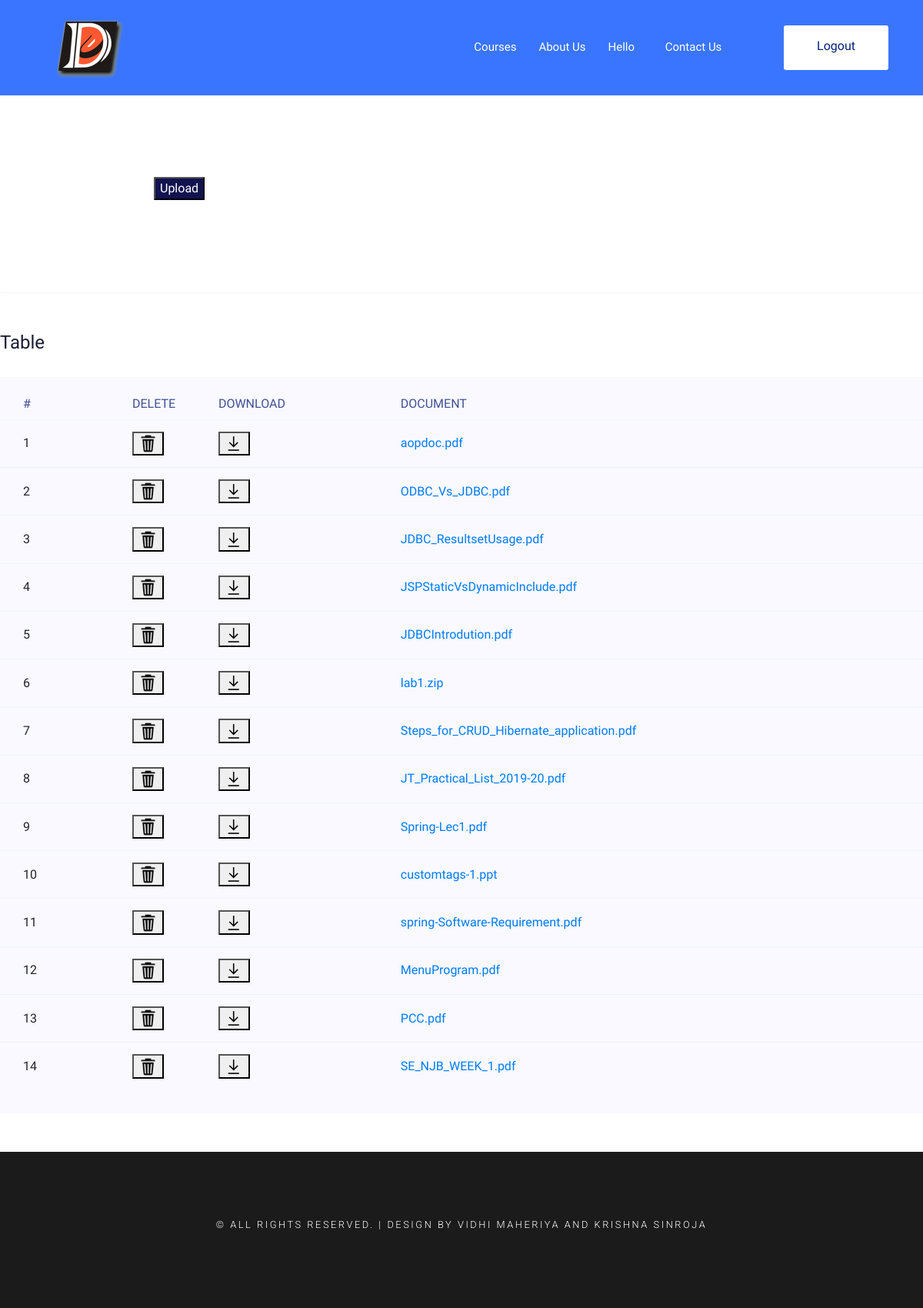
The page /documents/display (signed in) on the database as committed earlier.
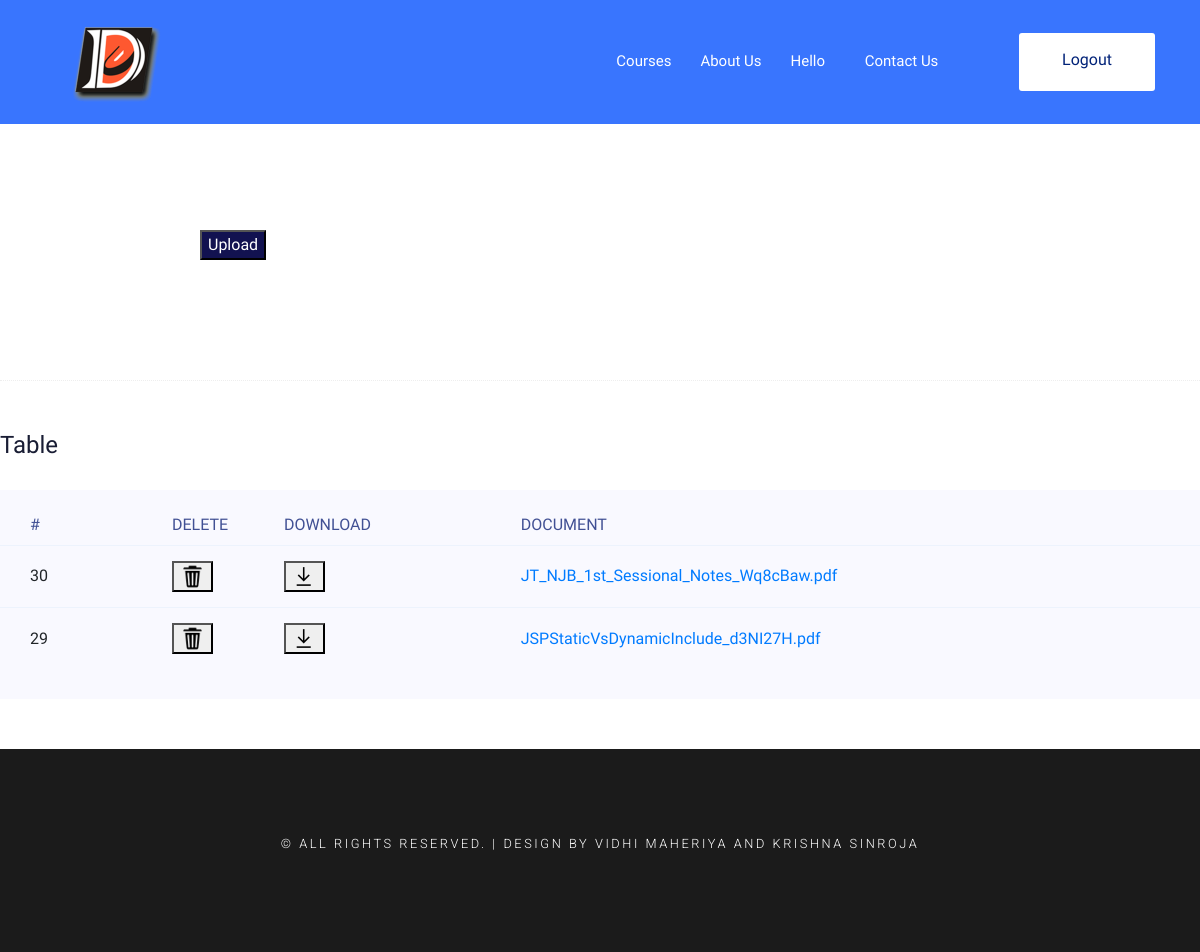
The same page on the database as committed later.
### documents/models.py (models this page shows)
class Document(models.Model):
    document = models.FileField()
    date = models.DateTimeField(auto_now=True)

### documents/views.py (the view)
# urls.py: path('display',views.display_docs,name="display"),
@login_required
def display_docs(request):
    docs = Document.objects.filter(date__lte=timezone.now()).order_by('-date')
    return render(request, 'documents.html', {'docs' : docs})

### templates/documents.html (shortened to what this page needs)
{% extends "base.html" %}
{% block content %}
{% load static %}
{% if user.is_staff %}
<form method="POST" enctype="multipart/form-data" action="upload_document">
    <button type="submit"
        style="background-color: #121250; color:rgb(255, 255, 255); margin-left:200px; margin-top: 80px; margin-bottom:20px ">
        Upload</button>
</form>
{% endif %}
<form method="POST" enctype="multipart/form-data">
    <div class="section-top-border" style="margin-top: 100px;">
        <h3 class="mb-30">Table</h3>
        <div class="progress-table-wrap">
            <div class="progress-table">
                <div class="table-head">
                    <div class="serial">#</div>
                    {% if user.is_staff %}
                    <div class="serial">Delete</div>
                    {% endif %}
                    <div class="visit">Download</div>
                    <div class="country">Document</div>
                </div>
                {% for doc in docs %}
                <div class="table-row">
                    <div class="serial">{{doc.pk}}</div>
                    {% if user.is_staff %}
                    <div class="serial">
                    <form method="POST" action="delete">
                        <button type="submit"><img
                                    src="{%static 'images/delete.png' %}" alt="delete"
                                    style="width: 25px; height: 25px; "></button></form> </div>
                    {% endif %}
                    <div class="visit"><a href="{{doc.document.url}}" download><button type="button"><img
                                src="{%static 'images/download.png' %}" style="width: 25px; height: 25px;"></button>
                        </a></div>
                    <div class="country"><a href="{{doc.document.url}}">{{doc.document}}</a> </div>
                </div>
                {% endfor %}
            </div>
        </div>
</form>
{% endblock %}

Rows that differ between the two databases and show on the page:
removed Document: pk "1", document "aopdoc.pdf"
removed Document: pk "2", document "ODBC_Vs_JDBC.pdf"
removed Document: pk "3", document "JDBC_ResultsetUsage.pdf"
removed Document: pk "4", document "JSPStaticVsDynamicInclude.pdf"
removed Document: pk "5", document "JDBCIntrodution.pdf"
removed Document: pk "6", document "lab1.zip"
removed Document: pk "7", document "Steps_for_CRUD_Hibernate_application.pdf"
removed Document: pk "8", document "JT_Practical_List_2019-20.pdf"
removed Document: pk "9", document "Spring-Lec1.pdf"
removed Document: pk "10", document "customtags-1.ppt"
removed Document: pk "11", document "spring-Software-Requirement.pdf"
removed Document: pk "12", document "MenuProgram.pdf"
removed Document: pk "13", document "PCC.pdf"
removed Document: pk "14", document "SE_NJB_WEEK_1.pdf"
added Document: pk "30", document "JT_NJB_1st_Sessional_Notes_Wq8cBaw.pdf"
added Document: pk "29", document "JSPStaticVsDynamicInclude_d3NI27H.pdf"
